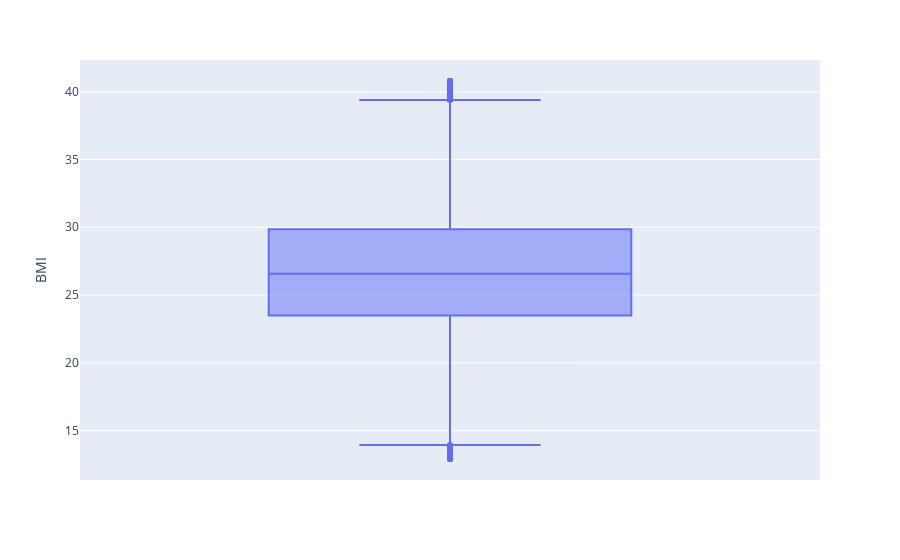

The code cell stored with this chart in its notebook:
### Code cell
fig = px.box(after_resampling_df['BMI'], y="BMI")
fig.show()

### Figure 1 — Plotly figure (JSON) as saved in the notebook; plotly's stock layout.template omitted (floating-point values rounded to 4 significant figures; data arrays with more than 128 entries replaced by an {"elided": "..."} marker saying what was removed)
{"data": [{"alignmentgroup": "True", "hovertemplate": "BMI=%{y}<extra></extra>", "legendgroup": "", "marker": {"color": "#636efa"}, "name": "", "notched": false, "offsetgroup": "", "orientation": "v", "showlegend": false, "type": "box", "x0": " ", "xaxis": "x", "y": {"elided": "118286 float values"}, "y0": " ", "yaxis": "y"}], "layout": {"boxmode": "group", "legend": {"tracegroupgap": 0}, "margin": {"t": 60}, "xaxis": {"anchor": "y", "domain": [0, 1]}, "yaxis": {"anchor": "x", "domain": [0, 1], "title": {"text": "BMI"}}}}
